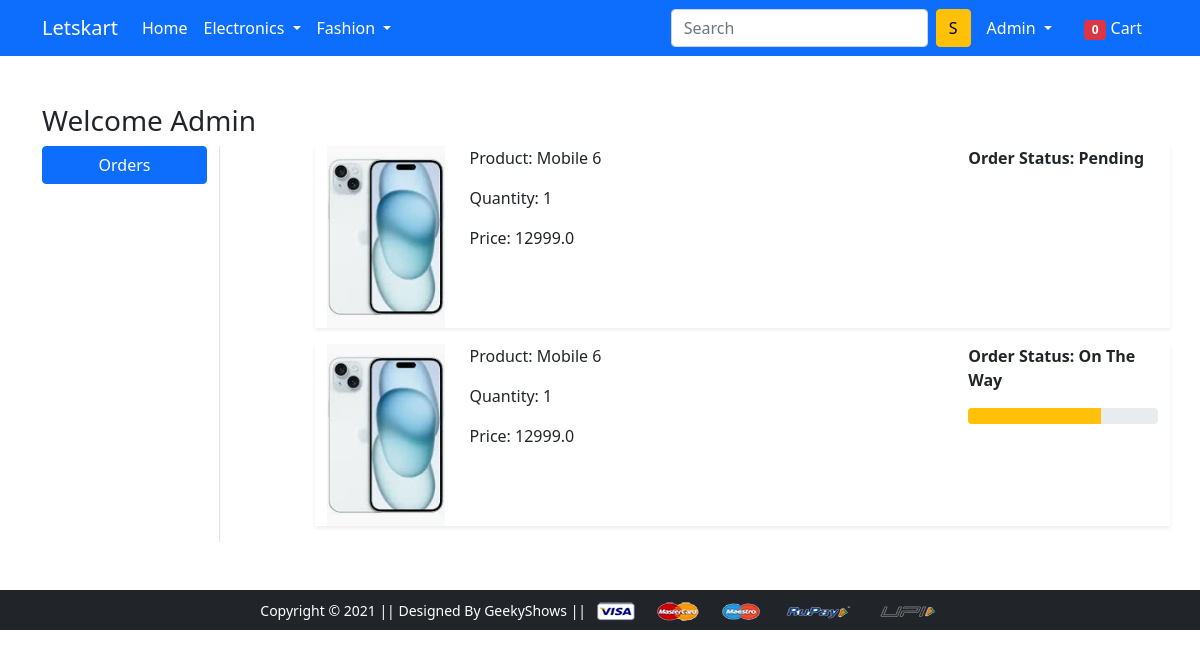
Page /orders/ (signed in) on the earlier database version.
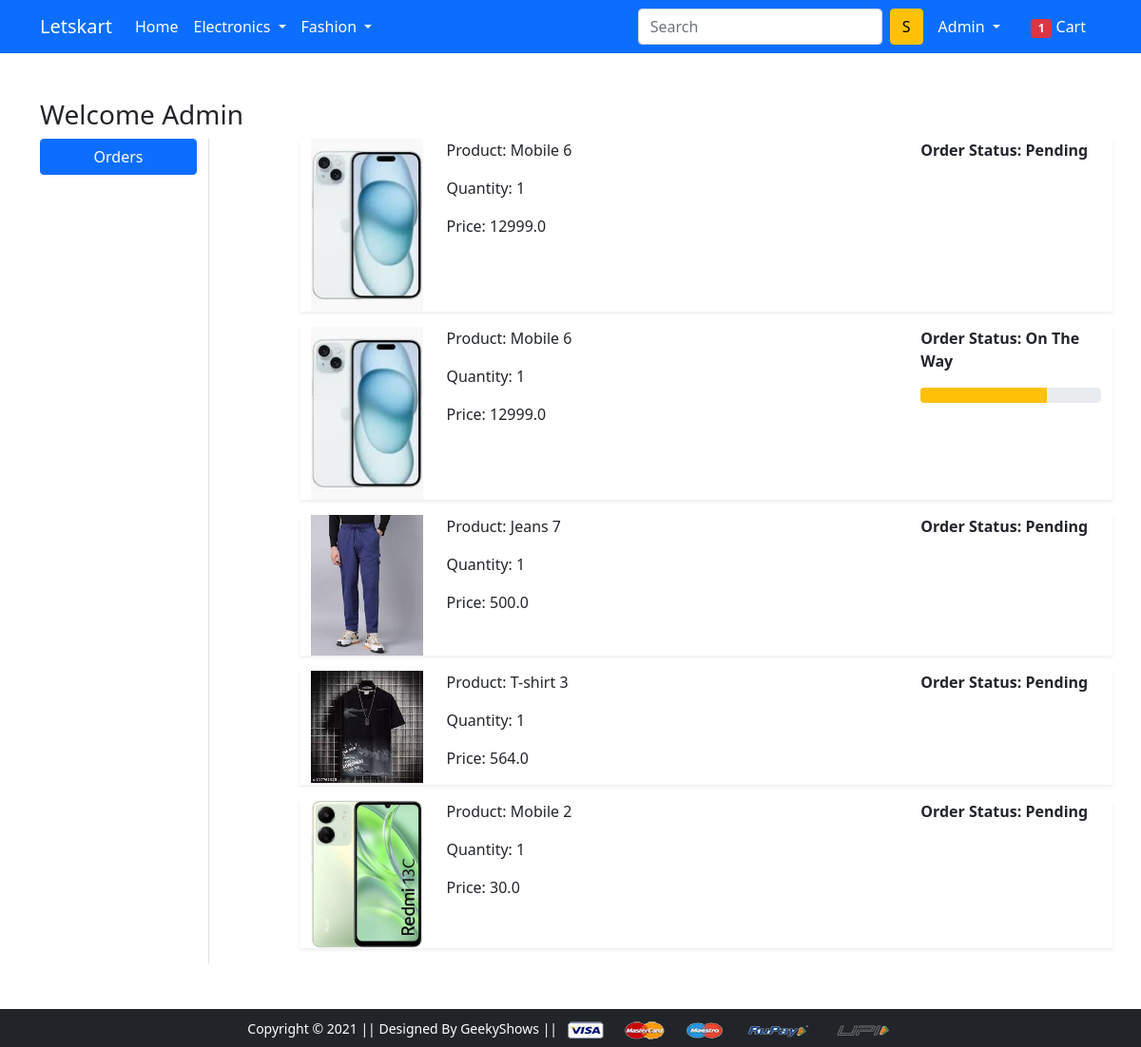
Same page on the later database version.
### app/models.py (models this page shows, shortened)
class OrderPlaced(models.Model):
    user = models.ForeignKey(User, on_delete=models.CASCADE)
    customer = models.ForeignKey(Customer, on_delete=models.CASCADE)
    product = models.ForeignKey(Product, on_delete=models.CASCADE)
    quantity = models.PositiveIntegerField(default=1)
    ordered_date = models.DateTimeField(auto_now_add=True)
    status = models.CharField(max_length=50, choices = STATUS_CHOICES ,default='Pending')
    @property
    def total_cost(self):
        return self.quantity * self.product.discounted_price

class Product(models.Model):
    title = models.CharField(max_length=100)
    selling_price = models.FloatField()
    discounted_price = models.FloatField()
    description = models.TextField()
    brand = models.CharField(max_length=100)
    category = models.CharField(choices=CATEGORY_CHOICES,max_length=2)
    product_image = models.ImageField(upload_to='productimg')

### app/views.py (the view)
# urls.py: path('orders/', views.orders, name='orders'),
@login_required()
def orders(request):
  op = OrderPlaced.objects.filter(user=request.user)
  return render(request, 'app/orders.html',{'orderplaced':op,'cartcount':cart_count(request)})

### app/views.py (called while the page is built)
def cart_count(request): # NO url associated with this
  cartcount = Cart.objects.filter(user=request.user).count()
  return cartcount

### app/templates/app/orders.html (shortened to what this page needs)
{% extends 'app/base.html' %}
{% load static %}
{% block main-content %}
<div class="container my-5">
    <div class="row">
        <h3>Welcome <span class="text-capitalize">{{request.user}}</span></h3>
        <div class="col-sm-2 border-end">
            <ul class="list-unstyled">
                <li class="d-grid"><a href="{% url 'orders' %}" class="btn btn-primary">Orders</a></li>
            </ul>
        </div>
        <div class="col-sm-9 offset-sm-1">
            {% for op in orderplaced %}
            <div class="row shadow-sm mb-3">
                <div class="col-sm-2">
                    <img src="{{op.product.product_image.url}}" alt="" srcset='' class="img-fluid" height="150"
                        width="150">
                </div>
                <div class="col-sm-7">
                    <P>Product: {{op.product.title}}</P>
                    <P>Quantity: {{op.quantity}}</P>
                    <P>Price: {{op.total_cost}}</P>
                </div>
                <div class="col-sm-3 fw-bold">
                    <p>Order Status: {{op.status}}</p>
                    {% if op.status == 'On The Way' %}
                    <div class="progress">
                        <div class="progress-bar bg-warning" role="progressbar" style="width: 70%" aria-valuenow="70"
                            aria-valuemin="0" aria-valuemax="100"></div>
                    </div>
                    {% endif %}
                </div>
            </div>
            {% endfor %}
        </div>
    </div>
</div>
{% endblock main-content %}

### app/templates/app/base.html (shortened to what this page needs)
<!doctype html>
{% load static %}
<html lang="en">
  <head>
    <link href="https://cdn.jsdelivr.net/npm/bootstrap@5.0.0-beta1/dist/css/bootstrap.min.css" rel="stylesheet">
    <link rel="stylesheet" href="{% static 'app/css/owl.carousel.min.css' %}">
    <link rel="stylesheet" href="{% static 'app/css/all.min.css' %}">
    <link rel="stylesheet" href="{% static 'app/css/style.css' %}">
  </head>
  <body>
   {% include "app/nav.html" %}
    {% block main-content %} {% endblock main-content %}
    <footer class="container-fluid bg-dark text-center p-2 mt-5">
        <small class="text-white">Copyright &copy; 2021 || Designed By GeekyShows || </small>
        <img src="{% static 'app/images/payment.png' %}" alt="" srcset="" class="img-fluid" height="2px">
    </footer>
  </body>
</html>

### app/templates/app/nav.html (shortened to what this page needs)
<nav class="navbar navbar-expand-lg navbar-dark bg-primary">
  <div class="container">
    <a class="navbar-brand" href="/">Letskart</a>
    <div class="collapse navbar-collapse" id="navbarSupportedContent">
      <ul class="navbar-nav me-auto mb-2 mb-lg-0">
        <li class="nav-item">
          <a class="nav-link active" aria-current="page" href="/">Home</a>
        </li>
        <li class="nav-item dropdown">
          <a class="nav-link dropdown-toggle text-white" href="#" id="electronicsDropdown" role="button"
            data-bs-toggle="dropdown" aria-expanded="false">
            Electronics
          </a>
        </li>
        <li class="nav-item dropdown">
          <a class="nav-link dropdown-toggle text-white" href="#" id="fashionDropdown" role="button"
            data-bs-toggle="dropdown" aria-expanded="false">
            Fashion
          </a>
        </li>
      </ul>
      <form class="d-flex">
        <input class="form-control me-2" type="search" placeholder="Search" aria-label="Search">
        <button class="btn btn-warning" type="submit">S</button>
      </form>
      <div>
        <ul class="navbar-nav me-auto mb-2 mb-lg-0">
          {% if request.user.is_authenticated %}
          <li class="nav-item dropdown mx-2">
            <a class="nav-link dropdown-toggle text-white" href="#" id="profileDropdown" role="button"
              data-bs-toggle="dropdown" aria-expanded="false">
              {{ request.user.username|capfirst }}
            </a>
          </li>
          <li class="nav-item mx-2">
            <a href="{% url 'showcart' %}" class="nav-link text-white"><span class="badge bg-danger"
                id='cartcountbadge'>{{cartcount}}</span> Cart </a>
          </li>
          {% endif %}
        </ul>
      </div>
    </div>
  </div>
</nav>

Differences in the rows shown:
added OrderPlaced: product.product_image (picture), product "Jeans 7", quantity "1", total_cost "500.0", status "Pending"
added OrderPlaced: product.product_image (picture), product "T-shirt 3", quantity "1", total_cost "564.0", status "Pending"
added OrderPlaced: product.product_image (picture), product "Mobile 2", quantity "1", total_cost "30.0", status "Pending"
Other differences:
{{ cartcount }}: "0" → "1"
